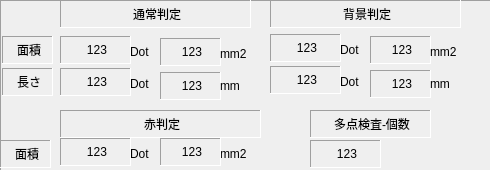
  <widget class="QFrame" name="frame_5">
   <property name="geometry">
    <rect>
     <x>0</x>
     <y>410</y>
     <width>491</width>
     <height>171</height>
    </rect>
   </property>
   <property name="frameShape">
    <enum>QFrame::Panel</enum>
   </property>
   <property name="frameShadow">
    <enum>QFrame::Sunken</enum>
   </property>
   <widget class="QLabel" name="labelResult">
    <property name="geometry">
     <rect>
      <x>60</x>
      <y>36</y>
      <width>71</width>
      <height>28</height>
     </rect>
    </property>
    <property name="frameShape">
     <enum>QFrame::Panel</enum>
    </property>
    <property name="frameShadow">
     <enum>QFrame::Sunken</enum>
    </property>
    <property name="text">
     <string>123</string>
    </property>
    <property name="alignment">
     <set>Qt::AlignCenter|Qt::AlignHCenter|Qt::AlignLeading|Qt::AlignLeft|Qt::AlignVCenter</set>
    </property>
   </widget>
   <widget class="QLabel" name="label_43">
    <property name="geometry">
     <rect>
      <x>2</x>
      <y>36</y>
      <width>51</width>
      <height>28</height>
     </rect>
    </property>
    <property name="frameShape">
     <enum>QFrame::Panel</enum>
    </property>
    <property name="frameShadow">
     <enum>QFrame::Sunken</enum>
    </property>
    <property name="text">
     <string>面積</string>
    </property>
    <property name="alignment">
     <set>Qt::AlignCenter|Qt::AlignHCenter|Qt::AlignLeading|Qt::AlignLeft|Qt::AlignVCenter</set>
    </property>
   </widget>
   <widget class="QLabel" name="labelResultLen">
    <property name="geometry">
     <rect>
      <x>60</x>
      <y>68</y>
      <width>71</width>
      <height>28</height>
     </rect>
    </property>
    <property name="frameShape">
     <enum>QFrame::Panel</enum>
    </property>
    <property name="frameShadow">
     <enum>QFrame::Sunken</enum>
    </property>
    <property name="text">
     <string>123</string>
    </property>
    <property name="alignment">
     <set>Qt::AlignCenter|Qt::AlignHCenter|Qt::AlignLeading|Qt::AlignLeft|Qt::AlignVCenter</set>
    </property>
   </widget>
   <widget class="QLabel" name="label_44">
    <property name="geometry">
     <rect>
      <x>2</x>
      <y>68</y>
      <width>51</width>
      <height>28</height>
     </rect>
    </property>
    <property name="frameShape">
     <enum>QFrame::Panel</enum>
    </property>
    <property name="frameShadow">
     <enum>QFrame::Sunken</enum>
    </property>
    <property name="text">
     <string>長さ</string>
    </property>
    <property name="alignment">
     <set>Qt::AlignCenter|Qt::AlignHCenter|Qt::AlignLeading|Qt::AlignLeft|Qt::AlignVCenter</set>
    </property>
   </widget>
   <widget class="QLabel" name="labelResultLenMM">
    <property name="geometry">
     <rect>
      <x>160</x>
      <y>72</y>
      <width>61</width>
      <height>28</height>
     </rect>
    </property>
    <property name="frameShape">
     <enum>QFrame::Panel</enum>
    </property>
    <property name="frameShadow">
     <enum>QFrame::Sunken</enum>
    </property>
    <property name="text">
     <string>123</string>
    </property>
    <property name="alignment">
     <set>Qt::AlignCenter|Qt::AlignHCenter|Qt::AlignLeading|Qt::AlignLeft|Qt::AlignVCenter</set>
    </property>
   </widget>
   <widget class="QLabel" name="labelResultMM">
    <property name="geometry">
     <rect>
      <x>160</x>
      <y>38</y>
      <width>61</width>
      <height>28</height>
     </rect>
    </property>
    <property name="frameShape">
     <enum>QFrame::Panel</enum>
    </property>
    <property name="frameShadow">
     <enum>QFrame::Sunken</enum>
    </property>
    <property name="text">
     <string>123</string>
    </property>
    <property name="alignment">
     <set>Qt::AlignCenter|Qt::AlignHCenter|Qt::AlignLeading|Qt::AlignLeft|Qt::AlignVCenter</set>
    </property>
   </widget>
   <widget class="QLabel" name="label_45">
    <property name="geometry">
     <rect>
      <x>220</x>
      <y>40</y>
      <width>41</width>
      <height>28</height>
     </rect>
    </property>
    <property name="text">
     <string>mm2</string>
    </property>
   </widget>
   <widget class="QLabel" name="label_46">
    <property name="geometry">
     <rect>
      <x>220</x>
      <y>72</y>
      <width>41</width>
      <height>28</height>
     </rect>
    </property>
    <property name="text">
     <string>mm</string>
    </property>
   </widget>
   <widget class="QLabel" name="label_49">
    <property name="geometry">
     <rect>
      <x>130</x>
      <y>70</y>
      <width>31</width>
      <height>28</height>
     </rect>
    </property>
    <property name="text">
     <string>Dot</string>
    </property>
   </widget>
   <widget class="QLabel" name="label_50">
    <property name="geometry">
     <rect>
      <x>130</x>
      <y>38</y>
      <width>31</width>
      <height>28</height>
     </rect>
    </property>
    <property name="text">
     <string>Dot</string>
    </property>
   </widget>
   <widget class="QLabel" name="labelNormalResult">
    <property name="geometry">
     <rect>
      <x>60</x>
      <y>0</y>
      <width>191</width>
      <height>28</height>
     </rect>
    </property>
    <property name="autoFillBackground">
     <bool>true</bool>
    </property>
    <property name="frameShape">
     <enum>QFrame::Panel</enum>
    </property>
    <property name="frameShadow">
     <enum>QFrame::Sunken</enum>
    </property>
    <property name="text">
     <string>通常判定</string>
    </property>
    <property name="alignment">
     <set>Qt::AlignCenter|Qt::AlignHCenter|Qt::AlignLeading|Qt::AlignLeft|Qt::AlignVCenter</set>
    </property>
   </widget>
   <widget class="QLabel" name="labelRedResult">
    <property name="geometry">
     <rect>
      <x>60</x>
      <y>110</y>
      <width>201</width>
      <height>28</height>
     </rect>
    </property>
    <property name="frameShape">
     <enum>QFrame::Panel</enum>
    </property>
    <property name="frameShadow">
     <enum>QFrame::Sunken</enum>
    </property>
    <property name="text">
     <string>赤判定</string>
    </property>
    <property name="alignment">
     <set>Qt::AlignCenter|Qt::AlignHCenter|Qt::AlignLeading|Qt::AlignLeft|Qt::AlignVCenter</set>
    </property>
   </widget>
   <widget class="QLabel" name="label_53">
    <property name="geometry">
     <rect>
      <x>220</x>
      <y>140</y>
      <width>41</width>
      <height>28</height>
     </rect>
    </property>
    <property name="text">
     <string>mm2</string>
    </property>
   </widget>
   <widget class="QLabel" name="labelResultRedMM">
    <property name="geometry">
     <rect>
      <x>160</x>
      <y>138</y>
      <width>61</width>
      <height>28</height>
     </rect>
    </property>
    <property name="frameShape">
     <enum>QFrame::Panel</enum>
    </property>
    <property name="frameShadow">
     <enum>QFrame::Sunken</enum>
    </property>
    <property name="text">
     <string>123</string>
    </property>
    <property name="alignment">
     <set>Qt::AlignCenter|Qt::AlignHCenter|Qt::AlignLeading|Qt::AlignLeft|Qt::AlignVCenter</set>
    </property>
   </widget>
   <widget class="QLabel" name="labelResultRed">
    <property name="geometry">
     <rect>
      <x>60</x>
      <y>138</y>
      <width>71</width>
      <height>28</height>
     </rect>
    </property>
    <property name="frameShape">
     <enum>QFrame::Panel</enum>
    </property>
    <property name="frameShadow">
     <enum>QFrame::Sunken</enum>
    </property>
    <property name="text">
     <string>123</string>
    </property>
    <property name="alignment">
     <set>Qt::AlignCenter|Qt::AlignHCenter|Qt::AlignLeading|Qt::AlignLeft|Qt::AlignVCenter</set>
    </property>
   </widget>
   <widget class="QLabel" name="label_54">
    <property name="geometry">
     <rect>
      <x>130</x>
      <y>140</y>
      <width>31</width>
      <height>28</height>
     </rect>
    </property>
    <property name="text">
     <string>Dot</string>
    </property>
   </widget>
   <widget class="QLabel" name="labelMultipleCountResult">
    <property name="geometry">
     <rect>
      <x>310</x>
      <y>110</y>
      <width>121</width>
      <height>28</height>
     </rect>
    </property>
    <property name="frameShape">
     <enum>QFrame::Panel</enum>
    </property>
    <property name="frameShadow">
     <enum>QFrame::Sunken</enum>
    </property>
    <property name="text">
     <string>多点検査-個数</string>
    </property>
    <property name="alignment">
     <set>Qt::AlignCenter|Qt::AlignHCenter|Qt::AlignLeading|Qt::AlignLeft|Qt::AlignVCenter</set>
    </property>
   </widget>
   <widget class="QLabel" name="labelResultMultiDot">
    <property name="geometry">
     <rect>
      <x>310</x>
      <y>140</y>
      <width>71</width>
      <height>28</height>
     </rect>
    </property>
    <property name="frameShape">
     <enum>QFrame::Panel</enum>
    </property>
    <property name="frameShadow">
     <enum>QFrame::Sunken</enum>
    </property>
    <property name="text">
     <string>123</string>
    </property>
    <property name="alignment">
     <set>Qt::AlignCenter|Qt::AlignHCenter|Qt::AlignLeading|Qt::AlignLeft|Qt::AlignVCenter</set>
    </property>
   </widget>
   <widget class="QLabel" name="labelBackGroundResult">
    <property name="geometry">
     <rect>
      <x>270</x>
      <y>0</y>
      <width>191</width>
      <height>28</height>
     </rect>
    </property>
    <property name="frameShape">
     <enum>QFrame::Panel</enum>
    </property>
    <property name="frameShadow">
     <enum>QFrame::Sunken</enum>
    </property>
    <property name="text">
     <string>背景判定</string>
    </property>
    <property name="alignment">
     <set>Qt::AlignCenter|Qt::AlignHCenter|Qt::AlignLeading|Qt::AlignLeft|Qt::AlignVCenter</set>
    </property>
   </widget>
   <widget class="QLabel" name="labelResultLenBackGround">
    <property name="geometry">
     <rect>
      <x>270</x>
      <y>66</y>
      <width>71</width>
      <height>28</height>
     </rect>
    </property>
    <property name="frameShape">
     <enum>QFrame::Panel</enum>
    </property>
    <property name="frameShadow">
     <enum>QFrame::Sunken</enum>
    </property>
    <property name="text">
     <string>123</string>
    </property>
    <property name="alignment">
     <set>Qt::AlignCenter|Qt::AlignHCenter|Qt::AlignLeading|Qt::AlignLeft|Qt::AlignVCenter</set>
    </property>
   </widget>
   <widget class="QLabel" name="label_57">
    <property name="geometry">
     <rect>
      <x>340</x>
      <y>68</y>
      <width>31</width>
      <height>28</height>
     </rect>
    </property>
    <property name="text">
     <string>Dot</string>
    </property>
   </widget>
   <widget class="QLabel" name="labelResultLenBackGroundMM">
    <property name="geometry">
     <rect>
      <x>370</x>
      <y>70</y>
      <width>61</width>
      <height>28</height>
     </rect>
    </property>
    <property name="frameShape">
     <enum>QFrame::Panel</enum>
    </property>
    <property name="frameShadow">
     <enum>QFrame::Sunken</enum>
    </property>
    <property name="text">
     <string>123</string>
    </property>
    <property name="alignment">
     <set>Qt::AlignCenter|Qt::AlignHCenter|Qt::AlignLeading|Qt::AlignLeft|Qt::AlignVCenter</set>
    </property>
   </widget>
   <widget class="QLabel" name="labelResultBackGround">
    <property name="geometry">
     <rect>
      <x>270</x>
      <y>34</y>
      <width>71</width>
      <height>28</height>
     </rect>
    </property>
    <property name="frameShape">
     <enum>QFrame::Panel</enum>
    </property>
    <property name="frameShadow">
     <enum>QFrame::Sunken</enum>
    </property>
    <property name="text">
     <string>123</string>
    </property>
    <property name="alignment">
     <set>Qt::AlignCenter|Qt::AlignHCenter|Qt::AlignLeading|Qt::AlignLeft|Qt::AlignVCenter</set>
    </property>
   </widget>
   <widget class="QLabel" name="label_58">
    <property name="geometry">
     <rect>
      <x>340</x>
      <y>36</y>
      <width>31</width>
      <height>28</height>
     </rect>
    </property>
    <property name="text">
     <string>Dot</string>
    </property>
   </widget>
   <widget class="QLabel" name="label_59">
    <property name="geometry">
     <rect>
      <x>430</x>
      <y>70</y>
      <width>41</width>
      <height>28</height>
     </rect>
    </property>
    <property name="text">
     <string>mm</string>
    </property>
   </widget>
   <widget class="QLabel" name="labelResultBackGroundMM">
    <property name="geometry">
     <rect>
      <x>370</x>
      <y>36</y>
      <width>61</width>
      <height>28</height>
     </rect>
    </property>
    <property name="frameShape">
     <enum>QFrame::Panel</enum>
    </property>
    <property name="frameShadow">
     <enum>QFrame::Sunken</enum>
    </property>
    <property name="text">
     <string>123</string>
    </property>
    <property name="alignment">
     <set>Qt::AlignCenter|Qt::AlignHCenter|Qt::AlignLeading|Qt::AlignLeft|Qt::AlignVCenter</set>
    </property>
   </widget>
   <widget class="QLabel" name="label_60">
    <property name="geometry">
     <rect>
      <x>430</x>
      <y>38</y>
      <width>41</width>
      <height>28</height>
     </rect>
    </property>
    <property name="text">
     <string>mm2</string>
    </property>
   </widget>
   <widget class="QLabel" name="label_61">
    <property name="geometry">
     <rect>
      <x>0</x>
      <y>140</y>
      <width>51</width>
      <height>28</height>
     </rect>
    </property>
    <property name="frameShape">
     <enum>QFrame::Panel</enum>
    </property>
    <property name="frameShadow">
     <enum>QFrame::Sunken</enum>
    </property>
    <property name="text">
     <string>面積</string>
    </property>
    <property name="alignment">
     <set>Qt::AlignCenter|Qt::AlignHCenter|Qt::AlignLeading|Qt::AlignLeft|Qt::AlignVCenter</set>
    </property>
   </widget>
  </widget>
